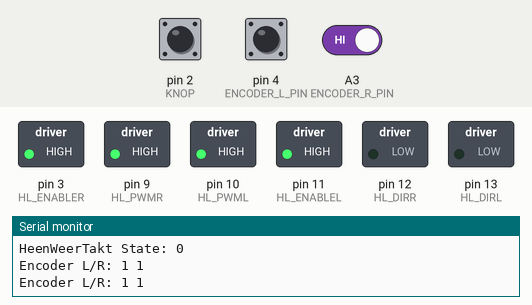
Simulated run of this sketch. Board: Arduino Uno, built with avr-gcc and run on an emulated ATmega328P. On the bench: switched loads named in the sketch (green lamp = pin HIGH), the last lines printed to the serial monitor. The inputs (shaded band) are chosen by the test bench; at power-on: pin 2 (KNOP) HIGH, pin 4 (ENCODER_L_PIN) HIGH, A3 (ENCODER_R_PIN) HIGH.

Above: at 1.2 s.
1.3 s: pin 2 (KNOP) pulled LOW for 0.15 s
At 2.2 s:
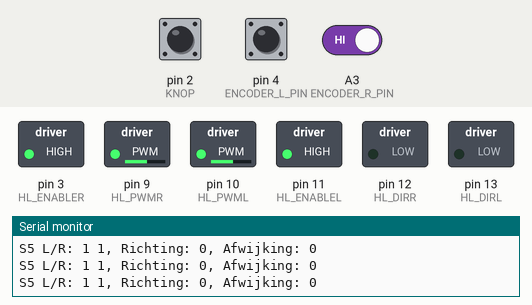
2.9 s: pin 4 (ENCODER_L_PIN) driven LOW
At 4.1 s:
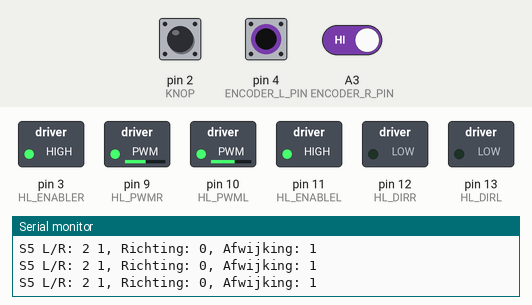
4.4 s: pin 4 (ENCODER_L_PIN) driven HIGH
At 5.3 s:
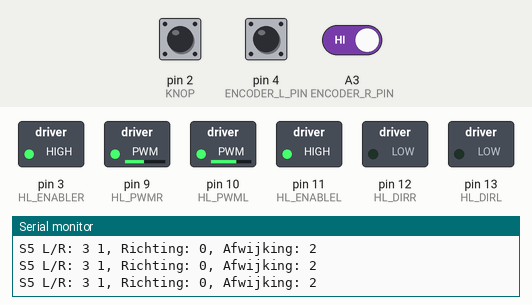
5.9 s: A3 (ENCODER_R_PIN) driven LOW
At 6.5 s:
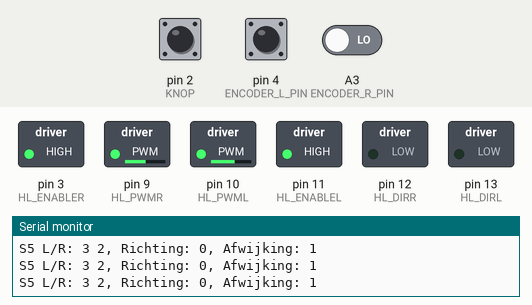
7.4 s: pin 4 (ENCODER_L_PIN) pulsed LOW 5 times (0.12 s each, 0.3 s apart)
At 9.9 s:
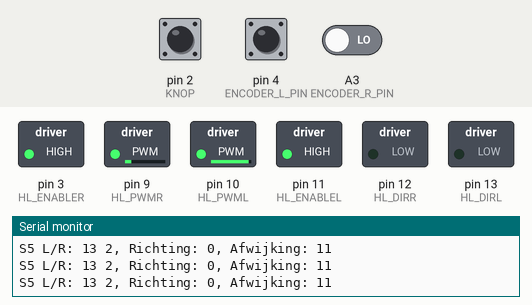
Timing chart, 0 to 11.4 s (numbered marks = the images above; inputs shaded):
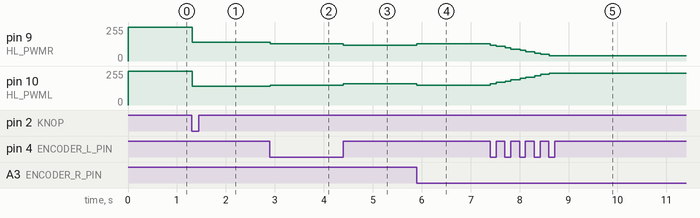

Measured:
- after the input at 1.3 s, pin 9 (HL_PWMR), pin 10 (HL_PWML): 255/255 → 140/255 at once
- after the input at 2.9 s, pin 9 (HL_PWMR): 140/255 → 130/255 at once; pin 10 (HL_PWML): 140/255 → 150/255 at once
- after the input at 4.4 s, pin 9 (HL_PWMR): 130/255 → 120/255 at once; pin 10 (HL_PWML): 150/255 → 160/255 at once
- after the input at 5.9 s, pin 9 (HL_PWMR): 120/255 → 130/255 at once; pin 10 (HL_PWML): 160/255 → 150/255 at once
- after the input at 7.4 s, pin 9 (HL_PWMR): moves from 130/255 to 40/255 over 1.2 s, starting at once; pin 10 (HL_PWML): moves from 150/255 to 240/255 over 1.2 s, starting at once

The sketch:

les_6_p40_heen_en_weer.ino
```cpp
const int KNOP           =  2 ;
const int ENCODER_L_PIN  =  4 ;
const int ENCODER_R_PIN  = A3 ;

int EncoderLTeller, EncoderRTeller;

// to support printf
int my_putc(char c, FILE *t) {
  if (c == '\n') Serial.write('\r');
  return Serial.write(c);
}

// the setup routine runs once when you press reset:
void setup() {
  Serial.begin(115200);           // start serial
  fdevopen( &my_putc, 0);        // device 0 (stdout) output naar my_putc()
  pinMode(KNOP,  INPUT_PULLUP);  // knop input & pull-up

  SetupMotors();
  printf("Opstarten gereed.\n");
}

void loop() {
  static int MsTakt, MainTakt, SecTakt;

  // zo vaak mogelijk
  EncoderTakt();

  // 1 ms lus
  int us = micros();
  if ((us - MsTakt) > 0) {
    MsTakt = us + 1000;  // zet tijd voor volgende interval

  }

  // 10 ms lus
  int ms = millis();
  if ((ms - MainTakt) > 0) {
    MainTakt = ms + 10;  // zet tijd voor volgende interval

    HeenWeerTakt();
  }

  // seconde lus
  ms = millis();
  if ((ms - SecTakt) > 0) {
    SecTakt = ms + 1000;  // zet tijd voor volgende interval

    printf("Encoder L/R: %d %d\n", EncoderLTeller, EncoderRTeller);
  }
}
```

Encoders.ino
```cpp
//------------------------------------------------------------------------------
// EncoderTakt - Lees encoders uit; zo vaak mogelijk aanroepen.
//------------------------------------------------------------------------------
// Tel pulsen van linkse en rechtse encoder.
// DFROBOT encoders geven 20 pulsen per omwenteling.
// Wieldiameter 65 mm => 20 cm omtrek => 1 cm/puls
//
// MaxSpeed: periode ca 10 ms =>
//------------------------------------------------------------------------------
void EncoderTakt()
{
  static bool VorigeEncoderL;
  static bool VorigeEncoderR;

  // lees linkse encoder
  bool ActPin = digitalRead(ENCODER_L_PIN);
  if (ActPin != VorigeEncoderL) {
    // flank
    VorigeEncoderL = ActPin;
    EncoderLTeller++;                            // stapje gezet
  }

  // lees rechtse encoder
  ActPin = digitalRead(ENCODER_R_PIN);
  if (ActPin != VorigeEncoderR) {
    // flank
    VorigeEncoderR = ActPin;
    EncoderRTeller++;                             // stapje gezet
  }
}
```

Motors_hl.ino
```cpp
//-----------------------------------------------------------------------------
// Motors_hl.ino  - HL aansturing van de DFRobot motors (hard, push-pull)
//                  Arduino Rev3 motorshield (met doorverbinding)
//-----------------------------------------------------------------------------

// Constantes
// pin 8 is PWM ingang voor motorshield, doorverbinden met pin 10
// !! pin 8 kan niet verder gebruikt worden !!
const int  HL_PWMR = 9;
const int  HL_PWML = 10;  // pub 10 is de PWM uitgang, verbind deze met pin8 - de ingang van het motorshield

const int  HL_DIRL = 13;
const int  HL_DIRR = 12;

const int  HL_ENABLER = 3;
const int  HL_ENABLEL = 11;

//-----------------------------------------------------------------------------
// SetupMotors - Stel IO in voor aansturing motoren (harde aansturing)
//-----------------------------------------------------------------------------
//-----------------------------------------------------------------------------
void SetupMotors()
{
  // enable hebben vaste waarde...
  pinMode(HL_ENABLEL, OUTPUT);     // enable
  pinMode(HL_ENABLER, OUTPUT);     // enable
  digitalWrite(HL_ENABLEL, 1);
  digitalWrite(HL_ENABLER, 1);

  // Rijrichting
  pinMode(HL_DIRL, OUTPUT);
  pinMode(HL_DIRR, OUTPUT);

  // Pwm pins
  pinMode(HL_PWML, OUTPUT);
  pinMode(HL_PWMR, OUTPUT);

  // zet output op 0 via Motors()
  Motors(0, 0);
}

//------------------------------------------------------------------------------
// Motors - Stel PWM duty cycle  + rijrichtging in voor beide motoren (harde aansturing)
//------------------------------------------------------------------------------
//------------------------------------------------------------------------------
void Motors(int PowerL, int PowerR)
{

  //--------
  // Motor L
  //--------

  // begrens waarden
  if (PowerL >  255) {
    PowerL =  255;
  }
  if (PowerL < -255) {
    PowerL = -255;
  }

  // Set PWM en richting
  if (PowerL >= 0) {
    digitalWrite(HL_DIRL, 0);  // vooruit
    analogWrite(HL_PWML, 255-PowerL);
  }
  else {
    digitalWrite(HL_DIRL, 1);  // achteruit
    analogWrite(HL_PWML, 255+PowerL);
  }

  //--------
  // Motor R
  //--------

  // begrens waarden
  if (PowerR >  255) {
    PowerR =  255;
  }
  if (PowerR < -255) {
    PowerR = -255;
  }

  //Set PWM en richting
  if (PowerR >= 0) {
    digitalWrite(HL_DIRR, 0);  // vooruit
    analogWrite(HL_PWMR, 255-PowerR);
  }
  else {
    digitalWrite(HL_DIRR, 1);  // achteruit
    analogWrite(HL_PWMR, 255+PowerR);
  }
}
```

StateMachine.ino
```cpp
// StateMachine.ino -

//-----------------------------------------------------------------------------
// HeenWeerTakt - State machine voor aansturing motor.
//-----------------------------------------------------------------------------
//-----------------------------------------------------------------------------
void HeenWeerTakt()
{
  static int State, PrevState = -1;
  bool NewState = false;
  static int Richting, Doel;

  // rapporteer status bij state overgang
  if (PrevState != State) {
    PrevState = State;
    printf("HeenWeerTakt State: %d\n", State);
    NewState = true;
  }

  // state machine
  switch(State) {
  case 0 : // State: rust
    {
      // State actie
      Motors(0,0);

      // Condities
      if (digitalRead(KNOP) == 0) { // Knop ingedrukt
        State = 5;  // rijd heen
      }
      break;
    }

  case 5 :       // State actie : rij heen
    {
      if (NewState) {
        Doel = EncoderLTeller + EncoderRTeller + 200;
        Richting = EncoderLTeller - EncoderRTeller;
      }
      // Regel motoren zodat de rijrichting gelijk blijft aan de startrichting
      int Afwijking = EncoderLTeller - EncoderRTeller - Richting;
      int Correctie = Afwijking * -10; // versterking
      if (Correctie > 100)  Correctie = 100;
      if (Correctie < -100) Correctie = -100;
      Motors(115 + Correctie, 115 - Correctie);

      printf("S5 L/R: %d %d, Richting: %d, Afwijking: %d\n", EncoderLTeller, EncoderRTeller, Richting, Afwijking);

      // Conditie
      if ((EncoderLTeller + EncoderRTeller - Doel) > 0) {  // ver genoeg gereden?
        State = 10;
      }
      break;
    }

  case 10 :       // State actie : draai 180 graden linksom
    {
      if (NewState) {
        // bepaal nieuwe rijrichting
        Richting = EncoderLTeller - EncoderRTeller - 40;
      }

      Motors(0, 120); // alleen rechtse motor draait

      printf("S10 L/R: %d %d, Richting: %d, Afwijking: %d \n", EncoderLTeller, EncoderRTeller, Richting, EncoderLTeller - EncoderRTeller - Richting);

      // Conditie
      if ((EncoderLTeller - EncoderRTeller - Richting) < 0) { // voldoende gedraaid?
        State = 15; // rij terug
      }
      break;
    }

  case 15 :       // State actie : Rij terug (op odometrie)
    {
      if (NewState) {
        // bewaar rijrichting
        Doel = EncoderLTeller + EncoderRTeller + 200;
      }

      // Regel motoren zodat de rijrichting gelijk blijft aan de startrichting
      int Afwijking = EncoderLTeller - EncoderRTeller - Richting;
      int Correctie = Afwijking * -10; // versterking
      if (Correctie > 100)  Correctie = 100;
      if (Correctie < -100) Correctie = -100;
      Motors(115 + Correctie, 115 - Correctie);

      printf("S15 L/R: %d %d, Richting: %d, Afwijking: %d\n", EncoderLTeller, EncoderRTeller, Richting, Afwijking);

      // Conditie
      if ((EncoderLTeller + EncoderRTeller - Doel) > 0) { // voldoende gereden?
        State = 0; // we zijn klaar
      }
      break;
    }

  default :
    {
      printf("HeenWeerTakt: ongeldige state %d\n", State);
      State = 0;
      break;
    }
  } // einde van switch
}
```
